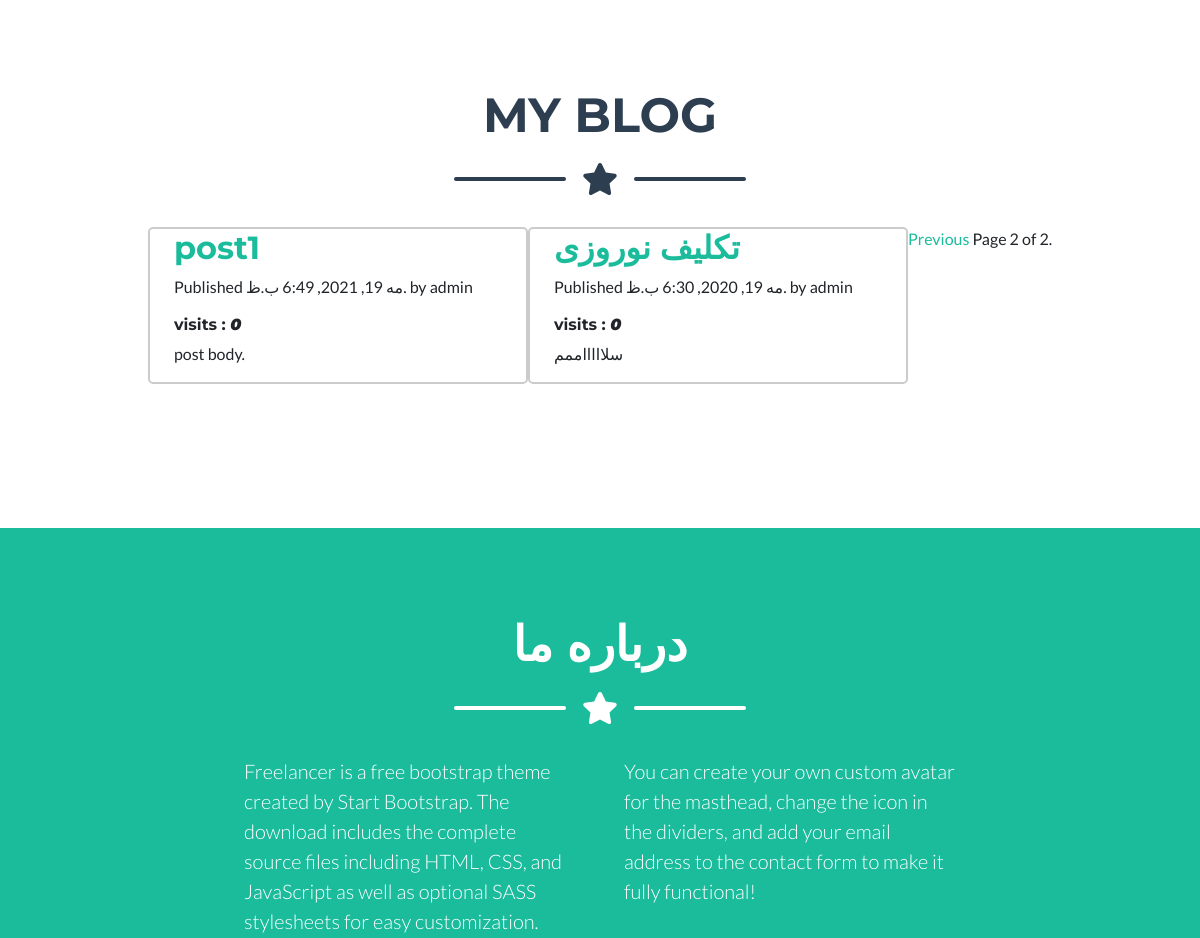
The app's page /blog/?page=2 (middle part), older data.
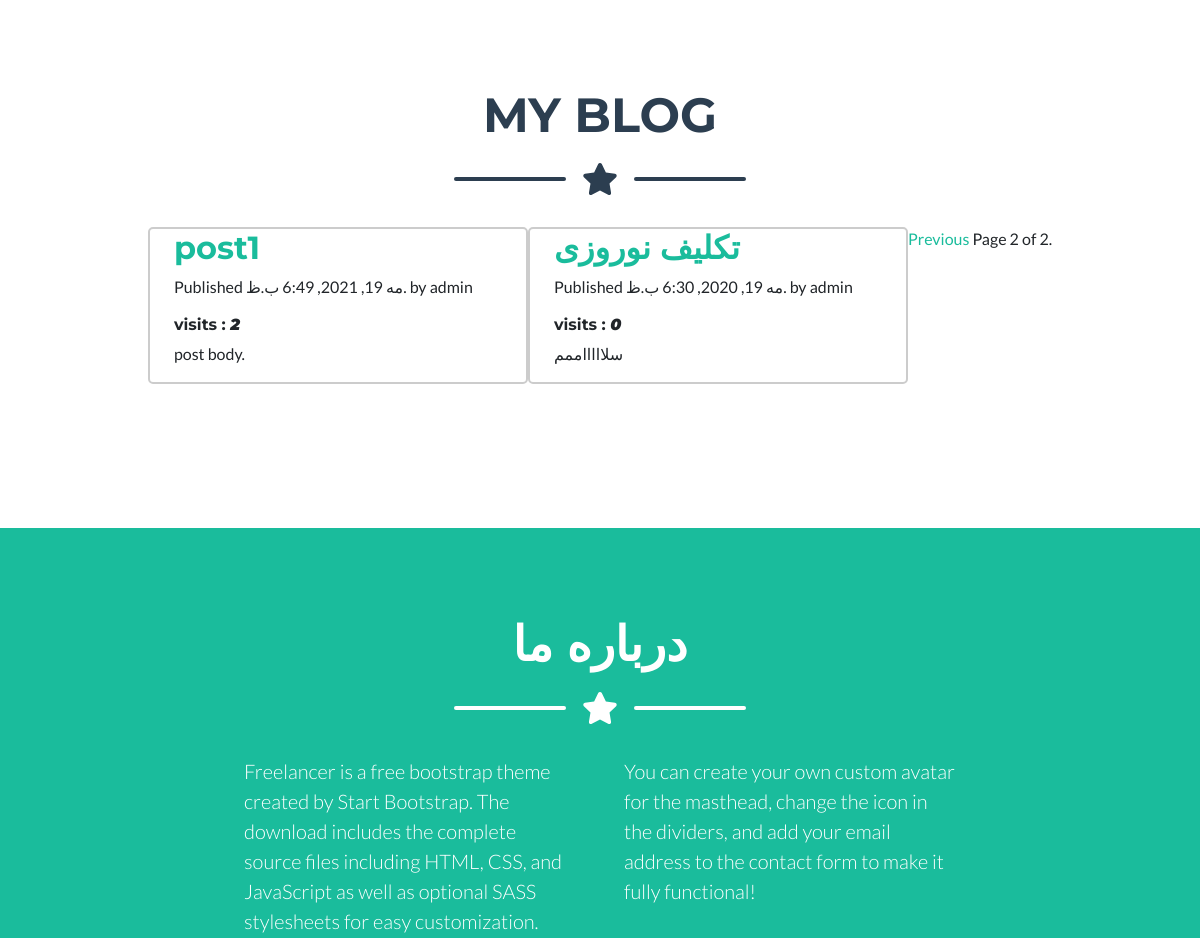
The same page, newer data.
### blog/models.py (models this page shows, shortened)
class Post(models.Model):
    STATUS_CHOICES = (
    ('draft', 'Draft'),
    ('published', 'Published'),
    )
    title = models.CharField(max_length=250)
    slug = models.SlugField(max_length=250,unique_for_date='publish')
    author = models.ForeignKey(User,on_delete=models.CASCADE,related_name='blog_posts')
    body = models.TextField()
    publish = models.DateTimeField(default=timezone.now)
    created = models.DateTimeField(auto_now_add=True)
    updated = models.DateTimeField(auto_now=True)
    status = models.CharField(max_length=10,choices=STATUS_CHOICES,default='draft')
    visits = models.PositiveIntegerField(default=0)
    summery = models.TextField(default="", max_length=500)
    class Meta:
         ordering = ('-publish',)
    def get_absolute_url(self):
     return reverse('blog:post_detail',
                    args=[self.publish.year,self.publish.month,self.publish.day, self.slug])

### blog/views.py (the view)
# urls.py: path('',post_list, name='post_list'),
def post_list(request):
    object_list = Post.objects.filter(status='published')
    paginator = Paginator(object_list, 2) # 2 posts in each page
    page = request.GET.get('page')
    try:
        posts = paginator.page(page)
    except PageNotAnInteger:
        posts = paginator.page(1)
    except EmptyPage:
        posts = paginator.page(paginator.num_pages)
    return render(request,'blog/post/list.html',
                        {'page': page,
                        'posts': posts})

### blog/templates/blog/post/list.html (shortened to what this page needs)
{% extends "blog/base.html" %}
{% block content %}
{% for post in posts %}
<div class="col-md-6 col-lg-4 mb-5" style="border: solid 2px #ccc;border-radius: 5px;">
<h2>
    <a href="{{ post.get_absolute_url }}">
        {{ post.title }}
    </a>
</h2>
<p class="date">
    Published {{ post.publish }} by {{ post.author }}
</p>
<h6> visits : <b><i> {{post.visits}} </i></b></h6>
{{ post.body|truncatewords:30|linebreaks }}
</div>
{% endfor %}
{% include "pagination.html" with page=posts %}
{% endblock %}

### blog/templates/blog/base.html (shortened to what this page needs)
{% load static %}
<!DOCTYPE html>
<html lang="en">
    <head>
        <link href="{% static 'css/styles.css' %}" rel="stylesheet">
        <link href="css/styles.css" rel="stylesheet" />
    </head>
    <body id="page-top">
        <section class="page-section portfolio" id="portfolio">
            <div class="container">
                <h2 class="page-section-heading text-center text-uppercase text-secondary mb-0">My Blog</h2>
                <div class="divider-custom">
                    <div class="divider-custom-line"></div>
                    <div class="divider-custom-icon"><i class="fas fa-star"></i></div>
                    <div class="divider-custom-line"></div>
                </div>
                <div class="row justify-content-center">
                    {% block content %}{% endblock %}
                </div>
            </div>
        </section>
        <section class="page-section bg-primary text-white mb-0" id="about">
            <div class="container">
                <h2 class="page-section-heading text-center text-uppercase text-white">درباره ما</h2>
                <div class="divider-custom divider-light">
                    <div class="divider-custom-line"></div>
                    <div class="divider-custom-icon"><i class="fas fa-star"></i></div>
                    <div class="divider-custom-line"></div>
                </div>
                <div class="row">
                    <div class="col-lg-4 ml-auto"><p class="lead">Freelancer is a free bootstrap theme created by Start Bootstrap. The download includes the complete source files including HTML, CSS, and JavaScript as well as optional SASS stylesheets for easy customization.</p></div>
                    <div class="col-lg-4 mr-auto"><p class="lead">You can create your own custom avatar for the masthead, change the icon in the dividers, and add your email address to the contact form to make it fully functional!</p></div>
                </div>
            </div>
        </section>
    </body>
</html>

### blog/templates/pagination.html (shortened to what this page needs)
<div class="pagination">
    <span class="step-links">
        {% if page.has_previous %}
        <a href="?page={{ page.previous_page_number }}">Previous</a>
        {% endif %}
        <span class="current">
            Page {{ page.number }} of {{ page.paginator.num_pages }}.
        </span>
    </span>
</div>

Row changes from the older to the newer data that the page shows:
changed Post "post1": visits "0" → "2"
